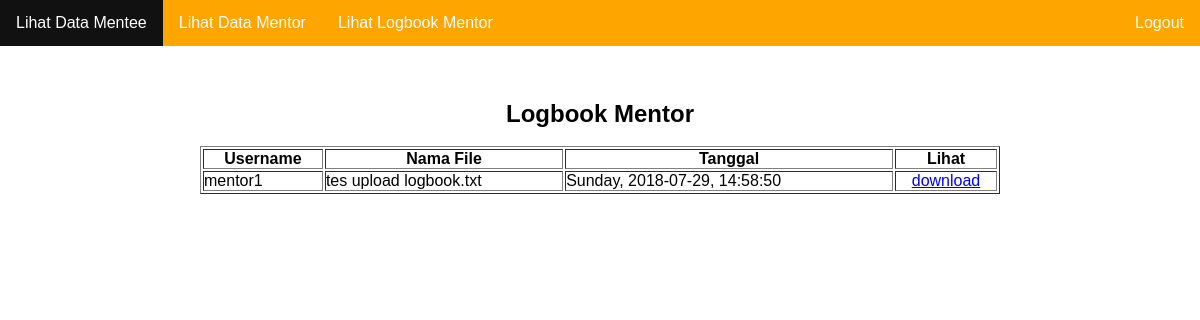
The app's page /admin_logbookmentor.php (signed in) with its own data.
### tables this page shows
CREATE TABLE `logbook_mentor` (
  `username` varchar(100) NOT NULL,
  `nama_file` varchar(100) NOT NULL,
  `tanggal` varchar(100) NOT NULL,
  `id_file` int(11) NOT NULL
);

### admin_logbookmentor.php (the view, shortened to what this page needs)
<link rel="stylesheet" href="style.css">
<div id="mynavigation">
<ul class="navigaton">
	<li><a href="admin_home.php">Lihat Data Mentee</a>
	<li><a href="admin_datamentor.php">Lihat Data Mentor</a>
	<li><a href="admin_logbookmentor.php">Lihat Logbook Mentor</a>
	<li style="float:right"><a href="fungsi/logout.php">Logout</a>
</ul>
</div>
<?php
include ("fungsi/connection.php");
$sql = 'SELECT *
		FROM logbook_mentor';
$query = mysqli_query($conn, $sql);
?>
<html>
<head>
</head>
<center>
<body>
	<br><br><br><h2>Logbook Mentor</h2><br>
	<table class="data-table" border='1' Width='800'>
		<thead>
			<tr>
				<th>Username</th>
				<th>Nama File</th>
				<th>Tanggal</th>
				<th>Lihat</th>
			</tr>
		</thead>
		<tbody>
		<?php
		while ($row = mysqli_fetch_array($query))
		{
			?>
			<tr>
			<td><?php echo $row['username'] ?></td>
			<td><?php echo $row['nama_file'] ?></td>
			<td><?php echo $row['tanggal'] ?></td>
			<td width='100'> <center> <a href="download.php?nama_file=<?php echo $row['nama_file'] ?>">download</a></td>
			</tr>
			<?php
		}?>
		</tbody>
	</table>
</body>
</center>
</html>

### style.css (style rules this page uses)
* { padding: 0px; margin: 0px; font-family: arial; }
ul { list-style-type: none; margin: 0; padding: 0; overflow: hidden; background-color: #FFA500; }
li { float: left; }
li a { display: block; color: white; text-align: center; padding: 14px 16px; text-decoration: none; }

### records on screen
logbook_mentor: username "mentor1", nama_file "tes upload logbook.txt", tanggal "Sunday, 2018-07-29, 14:58:50"
